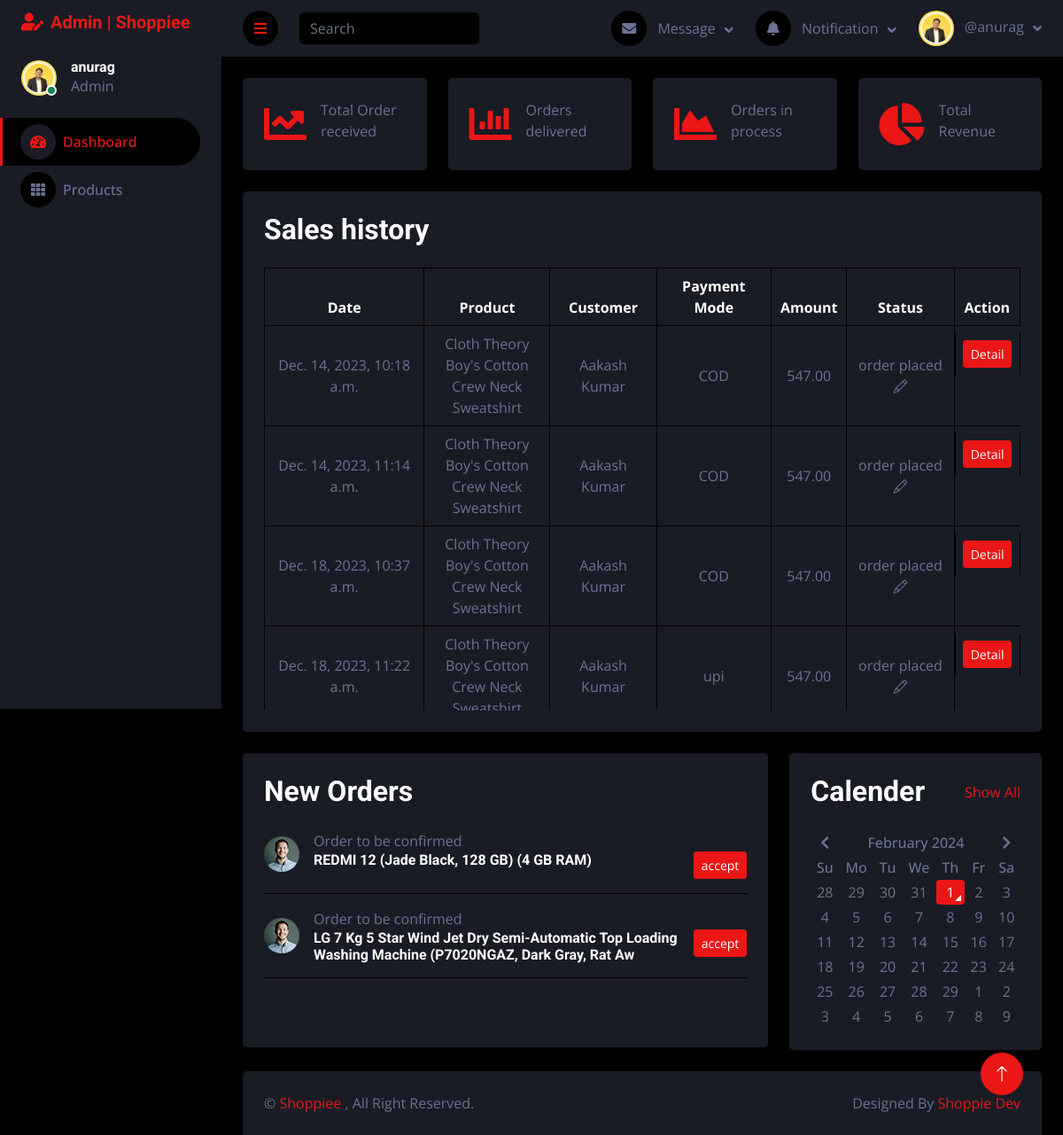
Before: /admin-panel/dashboard (signed in) with the older database file.
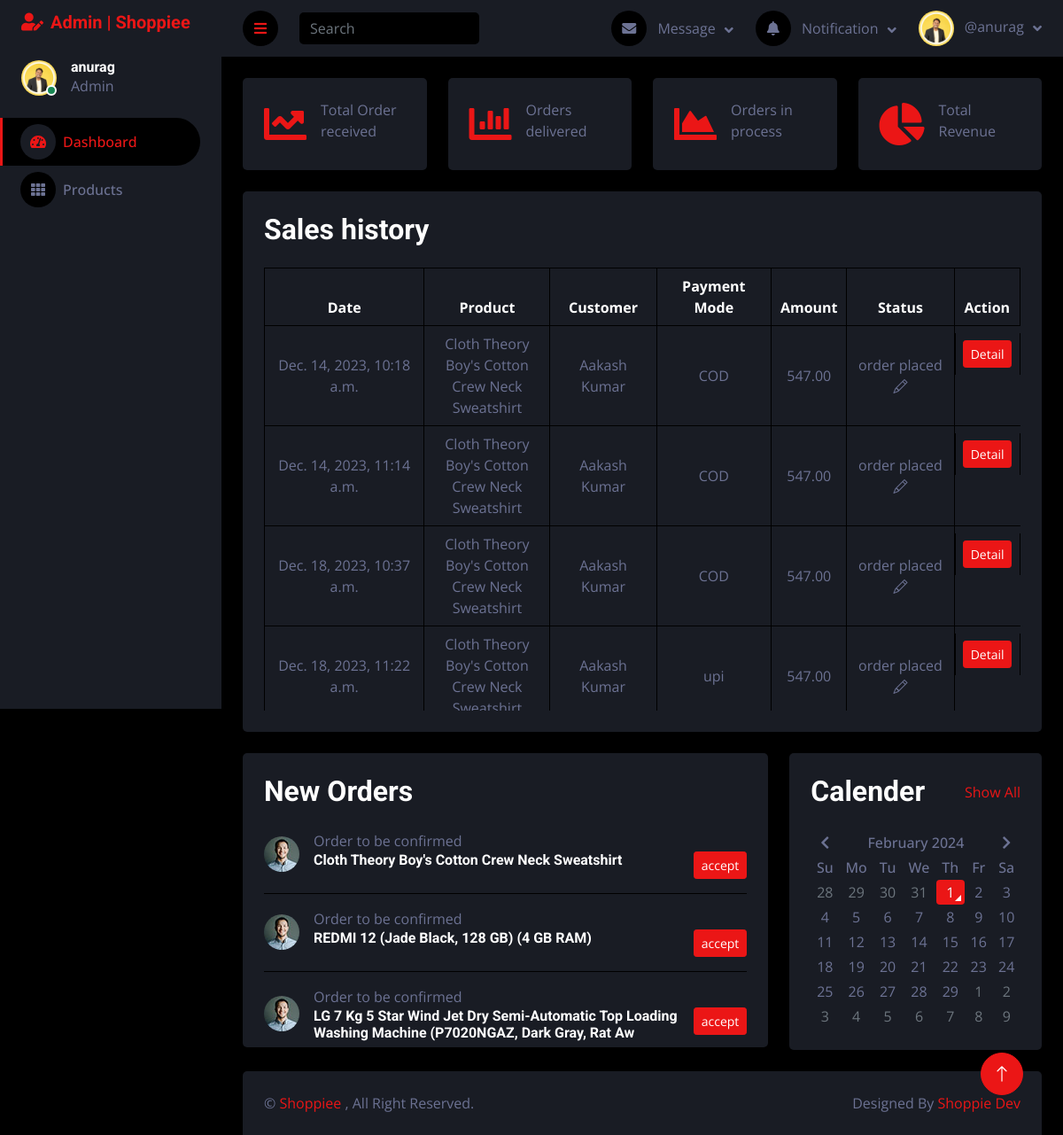
After: the same page with the newer database file.
### orders/models.py (models this page shows, shortened)
class OrderItems(models.Model):
    order = models.ForeignKey(Order, on_delete=models.CASCADE)
    product = models.ForeignKey(Product, on_delete=models.CASCADE)
    quantity = models.PositiveIntegerField()
    status = models.CharField(max_length=255, default='waiting for confirmation')

class Order(models.Model):
    user = models.ForeignKey(User, on_delete=models.CASCADE)
    delivery_address = models.ForeignKey(Address, on_delete=models.SET_NULL, null=True)
    order_date = models.DateTimeField(auto_now_add=True)
    total_bill = models.IntegerField(blank=True, null=True)
    transaction_id = models.CharField(max_length=100, blank=True)
    payment_method = models.CharField(max_length=20, choices=payment_choices)
    is_delivered = models.BooleanField(default=False)
    is_confirmed = models.BooleanField(default=False)

### product/models.py (models this page shows, shortened)
class Product(models.Model):
    product_name = models.CharField(max_length=100)
    product_desc = models.CharField(max_length=600)
    category = models.ForeignKey(ProductCategory, on_delete=models.SET_NULL, null=True)
    brand = models.ForeignKey(Brand, on_delete=models.SET_NULL, null=True)
    color = models.ForeignKey(Color, on_delete=models.SET_NULL, null=True, blank=True)
    mdl = models.ForeignKey(Mdl, on_delete=models.CASCADE, null=True, blank=True)
    price = models.DecimalField(max_digits=10, decimal_places=2)
    user = models.ForeignKey(User, on_delete=models.CASCADE)
    stock_quantity = models.PositiveIntegerField()
    image1 = models.ImageField(upload_to = 'static/')
    image2 = models.ImageField(upload_to = 'static/')
    image3 = models.ImageField(upload_to = 'static/')
    image4 = models.ImageField(upload_to = 'static/', blank=True)
    image5 = models.ImageField(upload_to = 'static/', blank=True)

### account/models.py (models this page shows)
class User(AbstractUser):
    mobile = models.CharField(max_length=20, blank=True)
    user_type = models.CharField(max_length=10, choices=user_choices, blank=True)
    profile_pic = models.ImageField(upload_to='static/', default='./static/default_profile_pic.webp', blank=True, null=True)
    objects = UserManager()
    USERNAME_FIELD = 'username'
    def __str__(self) -> str:
        return self.username

### orders/views.py (the view)
# urls.py: path('admin-panel/dashboard', views.admin_home),
@login_required(login_url='/adminlogin')
def admin_home(request):
    return render(request, 'admin_template/index.html', {'order_detail' : OrderItems.objects.filter(product__user=request.user)})

### templates/admin_template/index.html (shortened to what the changed rows need)
{% extends './adminBase.html' %}
{% load static %}
{% block content %}
<div class="container-fluid pt-4 px-4">
    <div class="bg-secondary text-center rounded p-4">
        <div class="d-flex align-items-center justify-content-between mb-4">
            <h2 class="mb-0">Sales history</h2>
        </div>
        <div class="table-responsive" style="height: 500px; overflow: auto;">
            <table id="orderTable" class="table text-start align-middle table-bordered table-hover mb-0">
                <thead>
                    <tr class="text-white">
                        <th scope="col" class="text-center">Date</th>
                        <th scope="col" class="col-2 text-center">Product</th>
                        <th scope="col" class="text-center">Customer</th>
                        <th scope="col" class="text-center">Payment Mode</th>
                        <th scope="col" class="text-center">Amount</th>
                        <th scope="col" class="text-center">Status</th>
                        <th scope="col" class="text-center">Action</th>
                    </tr>
                </thead>
                <tbody>
                    {% for order in order_detail %}
                    {% if order.status != 'waiting for confirmation' %}
                        <tr>
                            <td class="text-center">{{order.order.order_date}}</td>
                            <td class="text-center"><a href="/add-product/{{user}}/{{order.product.id}}" class="text-light">{{order.product.product_name}}</a></td>
                            <td class="text-center">{{order.order.user.first_name}} {{order.order.user.last_name}}</td>
                            <td class="text-center">{{order.order.payment_method}}</td>
                            <td class="text-center price">{{order.product.price}}</td>
                            <td class="text-center status" data-order-id={{order.id}} data-order-status="{{order.status}}">{{order.status}}<i class="bi bi-pencil"  data-bs-toggle="modal" data-bs-target="#myModal"></i></td>
                            <td class="d-flex justify-content-center mt-2"><a class="btn btn-sm btn-primary" href="/admin-order/{{user}}/{{order.order.id}}">Detail</a></td>
                        </tr>
                    {% endif %}
                    {% endfor %}
                </tbody>
            </table>
        </div>
    </div>
</div>
<div class="container-fluid pt-4 px-4">
    <div class="row g-4">
        <div class="col-sm-12 col-md-8 col-xl-8">
            <div class="bg-secondary rounded p-4" style="height: 332px; overflow: auto;">
                <div class="d-flex align-items-center justify-content-between mb-2">
                    <h2 class="mb-0">New Orders</h2>
                </div>
                {% for order in order_detail %}
                    {% if order.status == 'waiting for confirmation' %}
                        <div class="pending-order d-flex align-items-center border-bottom py-3">
                            <img class="rounded-circle flex-shrink-0" src="{% static 'img2/user.jpg' %}" alt=""
                                style="width: 40px; height: 40px;">
                                <div class="w-100 ms-3">
                                <span>Order to be confirmed</span>
                                <div class="d-flex w-100 justify-content-between">
                                    <h6 class="mb-0">{{order.product.product_name}}</h6>
                                    <small><button data-order-id="{{order.id}}" data-order-status="order placed" class="cnf-order  btn btn-primary btn-sm">accept</button></small>
                                </div>
                            </div>
                        </div>
                    {% endif %}
                {% endfor %}
            </div>
        </div>
        <div class="col-sm-12 col-md-4 col-xl-4">
            <div class="h-100 bg-secondary rounded p-4">
                <div class="d-flex align-items-center justify-content-between mb-4">
                    <h2 class="mb-0">Calender</h2>
                </div>
            </div>
        </div>
    </div>
</div>
{% endblock %}

Changed rows visible on the page:
added OrderItems: product.product_name "Cloth Theory Boy's Cotton Crew Neck Sweatshirt", shown under "New Orders"
